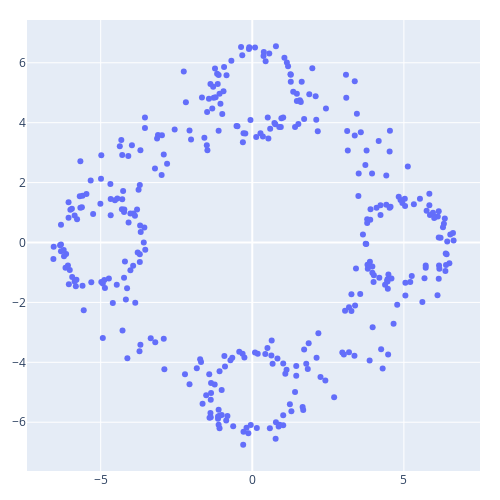

Notebook code for this chart:
### Markdown cell above
### Example 1: 2D Point Cloud

We use `points2.csv` from the CCMath Topology Scavenger Hunt.

### Code cell
# Pull the cloud
FILE = 'points2.csv'

dta = np.array(pd.read_csv(DATA_PATH + FILE, header=None)) # oat uses np arrays as coordinate inputs

# plotly plotting
trace = go.Scatter(x=dta[:, 0], y=dta[:, 1], mode='markers')
fig = go.Figure(trace)
fig.update_layout(
        width=500, 
        height=500,
        margin=dict(l=20, r=20, t=20, b=20)
    )
fig.show()

### Figure 1 — Plotly figure (JSON) as saved in the notebook; plotly's stock layout.template omitted (floating-point values rounded to 4 significant figures; data arrays with more than 128 entries replaced by an {"elided": "..."} marker saying what was removed)
{"data": [{"mode": "markers", "type": "scatter", "x": {"elided": "357 float values"}, "y": {"elided": "357 float values"}}], "layout": {"height": 500, "margin": {"b": 20, "l": 20, "r": 20, "t": 20}, "width": 500}}
